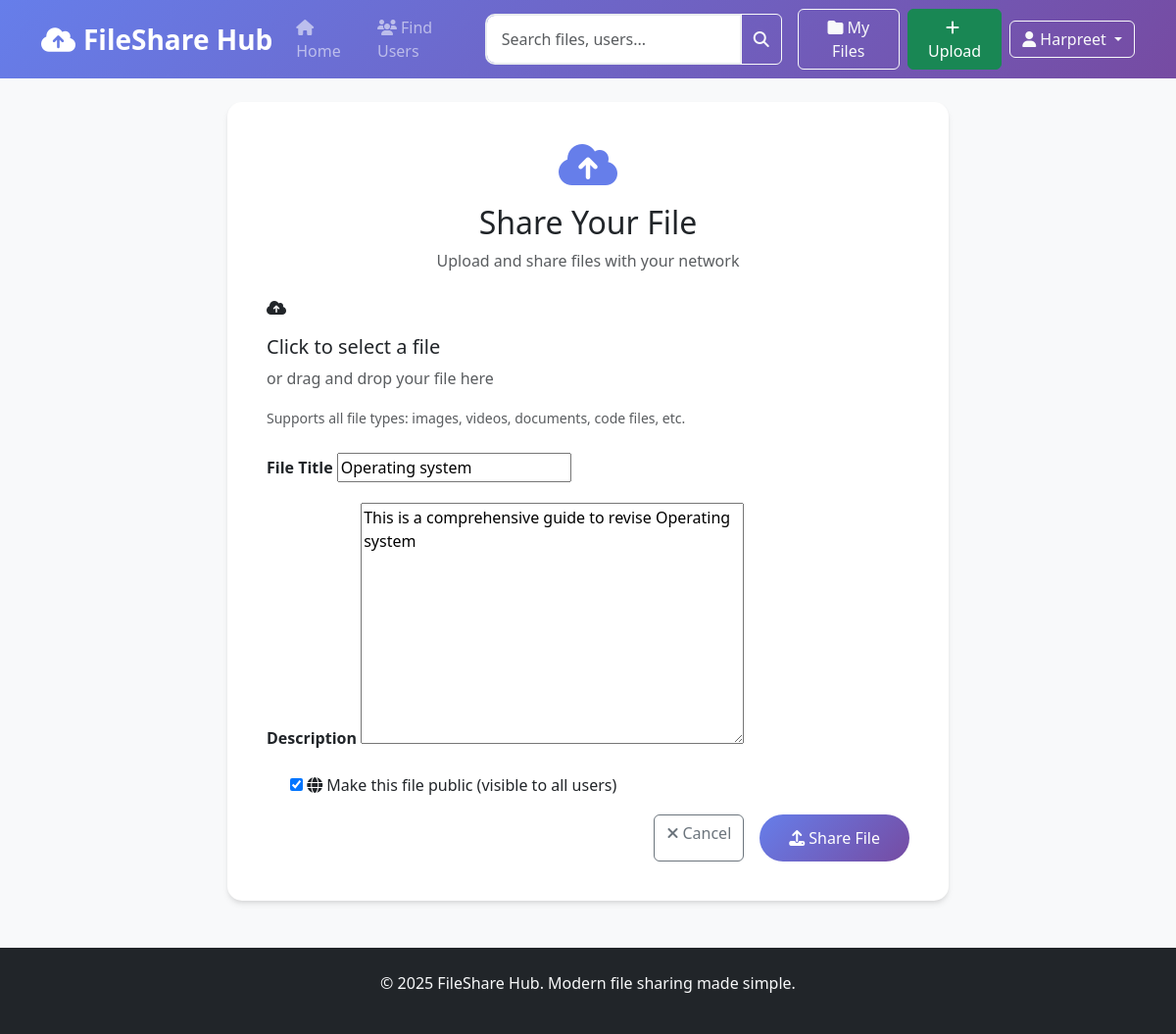
The page /post/18/update/ (signed in) on the database its author committed.
### blog/models.py (models this page shows, shortened)
class Post(models.Model):
    title = models.CharField(max_length=100)
    file = models.FileField(null=True, blank=True, upload_to='Files')
    content = models.TextField()
    date_posted = models.DateTimeField(default=timezone.now)
    author = models.ForeignKey(User, on_delete=models.CASCADE)
    shared_with = models.ManyToManyField(User, related_name='shared_files', blank=True)
    is_public = models.BooleanField(default=True)
    download_count = models.IntegerField(default=0)
    file_size = models.BigIntegerField(null=True, blank=True)

### blog/views.py (the view, shortened to what this page needs)
# urls.py: path('post/<int:pk>/update/', PostUpdateView.as_view(), name='post-update'),
class PostUpdateView(LoginRequiredMixin, UserPassesTestMixin, UpdateView):
    model = Post
    template_name = 'blog/post_form.html'
    fields = ['title', 'content', 'file', 'is_public']
    def test_func(self):
        post = self.get_object()
        if self.request.user == post.author:
            return True
        return False

### blog/templates/blog/post_form.html (shortened to what this page needs)
{% extends "blog/base.html" %}
{% load crispy_forms_tags %}
{% load static %}
{% block content %}
<div class="row justify-content-center">
    <div class="col-lg-8 col-md-10">
        <div class="form-modern fade-in-up">
            <div class="text-center mb-4">
                <i class="fas fa-cloud-upload-alt fa-3x" style="color: #667eea;"></i>
                <h2 class="mt-3 mb-2">Share Your File</h2>
                <p class="text-muted">Upload and share files with your network</p>
            </div>
            <form method="POST" enctype="multipart/form-data" id="uploadForm">
                <div class="upload-area mb-4" onclick="document.getElementById('id_file').click();">
                    <i class="fas fa-cloud-upload-alt"></i>
                    <h5 class="mt-3">Click to select a file</h5>
                    <p class="text-muted">or drag and drop your file here</p>
                    <small class="text-muted">Supports all file types: images, videos, documents, code files, etc.</small>
                </div>
                <div class="row">
                    <div class="col-md-12 mb-3">
                        <label for="id_title" class="form-label fw-bold">File Title</label>
                        {{ form.title }}
                    </div>
                    <div class="col-md-12 mb-3">
                        <label for="id_content" class="form-label fw-bold">Description</label>
                        {{ form.content }}
                    </div>
                    <div class="col-md-12 mb-3">
                        <div class="form-check">
                            {{ form.is_public }}
                            <label class="form-check-label" for="id_is_public">
                                <i class="fas fa-globe me-1"></i>Make this file public (visible to all users)
                            </label>
                        </div>
                    </div>
                </div>
                <div class="d-grid gap-2 d-md-flex justify-content-md-end">
                    <a href="{% url 'blog-home' %}" class="btn btn-outline-secondary me-md-2">
                        <i class="fas fa-times me-1"></i>Cancel
                    </a>
                    <button type="submit" class="btn btn-gradient">
                        <i class="fas fa-upload me-1"></i>Share File
                    </button>
                </div>
            </form>
        </div>
    </div>
</div>
{% endblock content %}

### blog/templates/blog/base.html (shortened to what this page needs)
{% load static %}
<!doctype html>
<html lang="en">
  <head>
    <link href="https://cdn.jsdelivr.net/npm/bootstrap@5.3.0/dist/css/bootstrap.min.css" rel="stylesheet">
    <link rel="stylesheet" href="https://cdnjs.cloudflare.com/ajax/libs/font-awesome/6.4.0/css/all.min.css">
    <link rel="stylesheet" href="{% static 'blog/main.css' %}">
</head>
  <body class="bg-light">
        <nav class="navbar navbar-expand-lg navbar-dark" style="background: linear-gradient(135deg, #667eea 0%, #764ba2 100%);">
            <div class="container">
                <a class="navbar-brand fw-bold fs-3" href="{% url 'blog-home' %}">
                    <i class="fas fa-cloud-upload-alt me-2"></i>FileShare Hub
                </a>
                <div class="collapse navbar-collapse" id="navbarNav">
                    <ul class="navbar-nav me-auto">
                        <li class="nav-item">
                            <a class="nav-link" href="{% url 'blog-home' %}">
                                <i class="fas fa-home me-1"></i>Home
                            </a>
                        </li>
                        {% if user.is_authenticated %}
                        <li class="nav-item">
                            <a class="nav-link" href="{% url 'user-search' %}">
                                <i class="fas fa-users me-1"></i>Find Users
                            </a>
                        </li>
                        {% endif %}
                    </ul>
                    <form class="d-flex me-3" action="{% url 'search' %}" method="get">
                        <div class="input-group">
                            <input class="form-control" type="search" name="q" value="{{ request.GET.q }}"
                                   placeholder="Search files, users..." aria-label="Search">
                            <button class="btn btn-outline-light" type="submit">
                                <i class="fas fa-search"></i>
                            </button>
                        </div>
                    </form>
                    {% if user.is_authenticated %}
                        <div class="d-flex align-items-center">
                            <a href="{% url 'user-posts' user %}" class="btn btn-outline-light me-2">
                                <i class="fas fa-folder me-1"></i>My Files
                            </a>
                            <a href="{% url 'post-create' %}" class="btn btn-success me-2">
                                <i class="fas fa-plus me-1"></i>Upload
                            </a>
                            <div class="dropdown">
                                <a class="btn btn-outline-light dropdown-toggle" href="#" role="button"
                                   data-bs-toggle="dropdown" aria-expanded="false">
                                    <i class="fas fa-user me-1"></i>{{ user.username }}
                                </a>
                            </div>
                        </div>
                    {% endif %}
                </div>
            </div>
        </nav>
        <div class="container mt-4">
            {% block content %}
            {% endblock %}
        </div>
        <footer class="bg-dark text-light py-4 mt-5">
            <div class="container text-center">
                <p>&copy; 2025 FileShare Hub. Modern file sharing made simple.</p>
            </div>
        </footer>
    </body>
</html>

### blog/static/blog/main.css (style rules this page uses)
:root { --primary-gradient: linear-gradient(135deg, #667eea 0%, #764ba2 100%); --secondary-gradient: linear-gradient(135deg, #f093fb 0%, #f5576c 100%); --success-gradient: linear-gradient(135deg, #4facfe 0%, #00f2fe 100%); --card-shadow: 0 4px 6px -1px rgba(0, 0, 0, 0.1), 0 2px 4px -1px rgba(0, 0, 0, 0.06); --card-shadow-hover: 0 10px 15px -3px rgba(0, 0, 0, 0.1), 0 4px 6px -2px rgba(0, 0, 0, 0.05); }
body { font-family: 'Segoe UI', Tahoma, Geneva, Verdana, sans-serif; background-color: #f8f9fa; }
.btn-gradient { background: var(--primary-gradient); border: none; color: white; padding: 12px 30px; border-radius: 25px; font-weight: 500; transition: all 0.3s ease; }
.form-modern { background: white; border-radius: 15px; padding: 40px; box-shadow: var(--card-shadow); }
.form-control { border-radius: 10px; border: 2px solid #e9ecef; padding: 12px 15px; transition: all 0.3s ease; }
.fade-in-up { animation: fadeInUp 0.6s ease; }

### rows shown on the page
Post: title "Operating system", content "This is a comprehensive guide to revise Operating system", is_public "☑"

### other values the page prints
{{ user.username }} "Harpreet"
